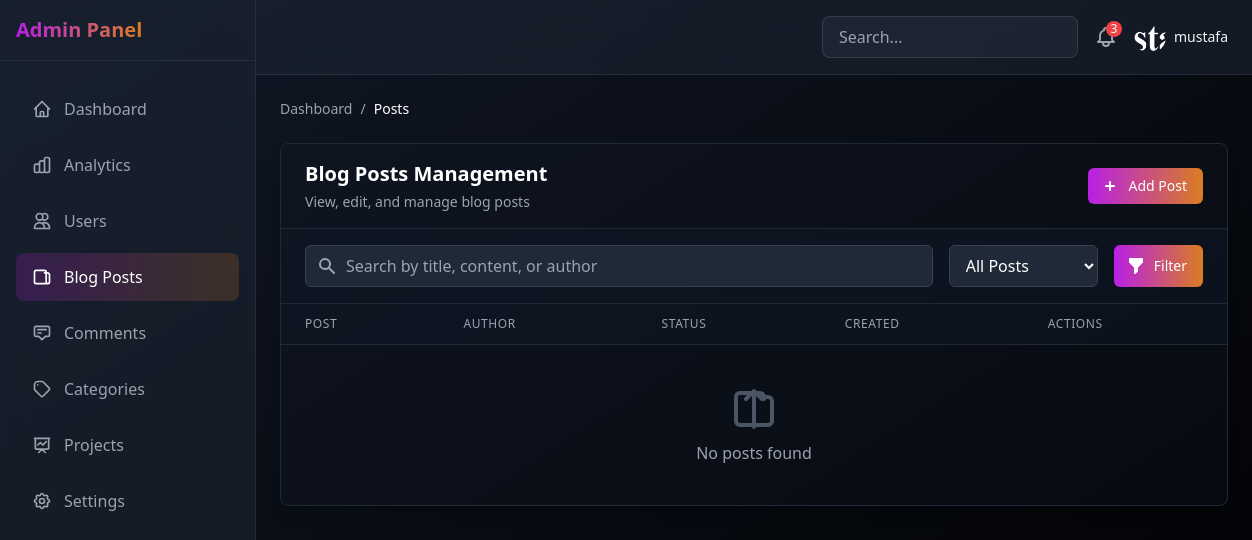
The app's page /users/admin/posts/ (signed in), older data.
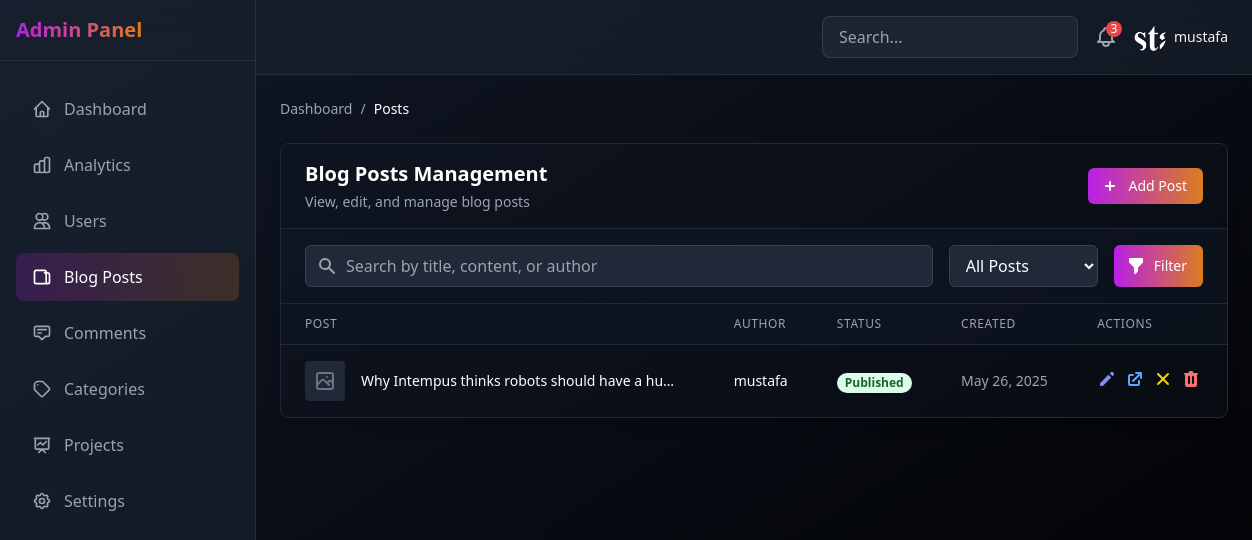
The same page, newer data.
### blog/models.py (models this page shows, shortened)
class BlogPost(models.Model):
    title = models.CharField(max_length=200)
    content = models.TextField()
    slug = models.SlugField(unique=True, blank=True)
    author = models.ForeignKey(User, on_delete=models.CASCADE)
    created_at = models.DateTimeField(auto_now_add=True)
    updated_at = models.DateTimeField(auto_now=True)
    image = models.ImageField(upload_to='blog_images/', null=True, blank=True)
    category = models.ForeignKey(Category, on_delete=models.SET_NULL, null=True, related_name='posts')
    tags = TaggableManager()
    views_count = models.PositiveIntegerField(default=0)
    is_published = models.BooleanField(default=True, help_text='Whether this post is publicly visible')

### users/admin_views.py (the view)
# urls.py: path('admin/posts/', admin_views.admin_posts, name='admin_posts'),
@login_required
@user_passes_test(is_admin_or_staff)
def admin_posts(request):
    search_query = request.GET.get('search', '')
    filter_param = request.GET.get('filter', '')
    posts = BlogPost.objects.all().order_by('-created_at')
    if search_query:
        posts = posts.filter(
            Q(title__icontains=search_query) |
            Q(content__icontains=search_query) |
            Q(author__username__icontains=search_query)
        )
    if filter_param:
        if filter_param == 'published':
            posts = posts.filter(is_published=True)
        elif filter_param == 'draft':
            posts = posts.filter(is_published=False)
    paginator = Paginator(posts, 10)  # Show 10 posts per page
    page_number = request.GET.get('page')
    page_obj = paginator.get_page(page_number)
    context = {
        'active_tab': 'posts',
        'posts': page_obj,
        'page_obj': page_obj,
        'is_paginated': page_obj.has_other_pages(),
        'paginator': paginator
    }
    return render(request, 'admin/admin_posts.html', context)

### users/admin_views.py (called while the page is built)
def is_admin_or_staff(user):
    return user.is_superuser or user.is_staff

### templates/admin/admin_posts.html (shortened to what the changed rows need)
{% extends 'admin/custom_admin.html' %}
{% load static %}
{% block admin_content %}
<div class="bg-gray-900/30 rounded-lg shadow-lg border border-gray-800 mb-8">
    <div class="overflow-x-auto">
        <table class="min-w-full divide-y divide-gray-800">
            <thead class="bg-gray-900/50">
                <tr>
                    <th scope="col" class="px-6 py-3 text-left text-xs font-medium text-gray-400 uppercase tracking-wider">
                        Post
                    </th>
                    <th scope="col" class="px-6 py-3 text-left text-xs font-medium text-gray-400 uppercase tracking-wider">
                        Author
                    </th>
                    <th scope="col" class="px-6 py-3 text-left text-xs font-medium text-gray-400 uppercase tracking-wider">
                        Status
                    </th>
                    <th scope="col" class="px-6 py-3 text-left text-xs font-medium text-gray-400 uppercase tracking-wider">
                        Created
                    </th>
                    <th scope="col" class="px-6 py-3 text-left text-xs font-medium text-gray-400 uppercase tracking-wider">
                        Actions
                    </th>
                </tr>
            </thead>
            <tbody class="divide-y divide-gray-800">
                {% for post in posts %}
                <tr class="hover:bg-gray-900/40 transition-colors">
                    <td class="px-6 py-4">
                        <div class="flex items-center">
                            <div class="flex-shrink-0 h-10 w-10">
                                {% if post.featured_image %}
                                <img class="h-10 w-10 rounded object-cover" src="{{ post.featured_image.url }}" alt="{{ post.title }}">
                                {% else %}
                                <div class="h-10 w-10 rounded bg-gray-800 flex items-center justify-center">
                                </div>
                                {% endif %}
                            </div>
                            <div class="ml-4">
                                <div class="text-sm font-medium text-white truncate max-w-xs">
                                    {{ post.title }}
                                </div>
                            </div>
                        </div>
                    </td>
                    <td class="px-6 py-4 whitespace-nowrap">
                        <div class="text-sm text-white">{{ post.author.username }}</div>
                    </td>
                    <td class="px-6 py-4 whitespace-nowrap">
                        {% if post.is_published %}
                        <span class="px-2 inline-flex text-xs leading-5 font-semibold rounded-full bg-green-100 text-green-800 dark:bg-green-900 dark:text-green-200">
                            Published
                        </span>
                        {% else %}
                        <span class="px-2 inline-flex text-xs leading-5 font-semibold rounded-full bg-yellow-100 text-yellow-800 dark:bg-yellow-900 dark:text-yellow-200">
                            Draft
                        </span>
                        {% endif %}
                    </td>
                    <td class="px-6 py-4 whitespace-nowrap text-sm text-gray-400">
                        {{ post.created_at|date:"M d, Y" }}
                    </td>
                    <td class="px-6 py-4 whitespace-nowrap text-sm font-medium">
                        <div class="flex space-x-2">
                            <a href="{% url 'admin_post_edit' post.slug %}" class="text-indigo-400 hover:text-indigo-300 transition-colors">
                                <svg class="h-5 w-5" xmlns="http://www.w3.org/2000/svg" viewBox="0 0 20 20" fill="currentColor">
                                    <path d="M13.586 3.586a2 2 0 112.828 2.828l-.793.793-2.828-2.828.793-.793zM11.379 5.793L3 14.172V17h2.828l8.38-8.379-2.83-2.828z" />
                                </svg>
                            </a>
                            <a href="{% url 'blog:blog_detail' post.slug %}" target="_blank" class="text-blue-400 hover:text-blue-300 transition-colors">
                                <svg class="h-5 w-5" xmlns="http://www.w3.org/2000/svg" viewBox="0 0 20 20" fill="currentColor">
                                    <path d="M11 3a1 1 0 100 2h2.586l-6.293 6.293a1 1 0 101.414 1.414L15 6.414V9a1 1 0 102 0V4a1 1 0 00-1-1h-5z" />
                                    <path d="M5 5a2 2 0 00-2 2v8a2 2 0 002 2h8a2 2 0 002-2v-3a1 1 0 10-2 0v3H5V7h3a1 1 0 000-2H5z" />
                                </svg>
                            </a>
                            <form action="{% url 'admin_post_toggle_published' post.slug %}" method="POST" class="inline">
                                <button type="submit" class="{% if post.is_published %}text-yellow-400 hover:text-yellow-300{% else %}text-green-400 hover:text-green-300{% endif %} transition-colors">
                                </button>
                            </form>
                            <form action="{% url 'admin_post_delete' post.slug %}" method="POST" class="inline">
                                <button type="submit" onclick="return confirm('Are you sure you want to delete this post? This action cannot be undone.')" class="text-red-400 hover:text-red-300 transition-colors">
                                </button>
                            </form>
                        </div>
                    </td>
                </tr>
                {% empty %}
                <tr>
                    <td colspan="5" class="px-6 py-10 text-center text-gray-400">
                        <p class="mt-2 text-gray-400">No posts found</p>
                    </td>
                </tr>
                {% endfor %}
            </tbody>
        </table>
    </div>
</div>
{% endblock %}

Row changes from the older to the newer data that the page shows:
added BlogPost: title "Why Intempus thinks robots should have a hu…", author.username "mustafa", is_published "Published", created_at "May 26, 2025"
Text that changed along with them:
text no longer shown: "No posts found"
